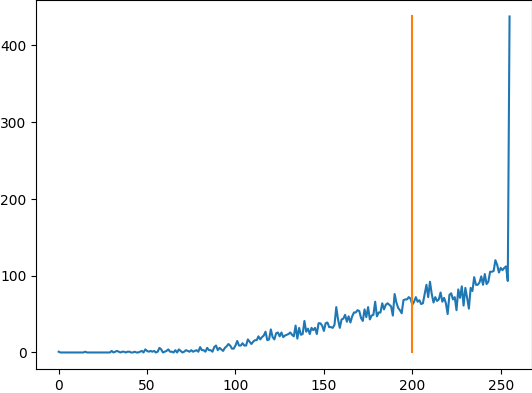

Write the Python code that produced this figure.
from numpy import array, zeros
import PIL.Image as Img
import matplotlib.pyplot as plt

im = Img.open('mypict1.jpg')
A = array(im)
m, n = A.shape
avr = A.sum()/m/n
print((m, n), avr)

L = zeros(256)
for i in range(m):
    for j in range(n):
        L[A[i, j]] += 1
        
plt.figure(figsize=(15,5))
plt.plot(range(256), L)
plt.plot([avr, avr], [0, L.max()])
plt.show()
#plt.savefig('graph1.pdf', bbox_inches='tight', pad_inches=0)
